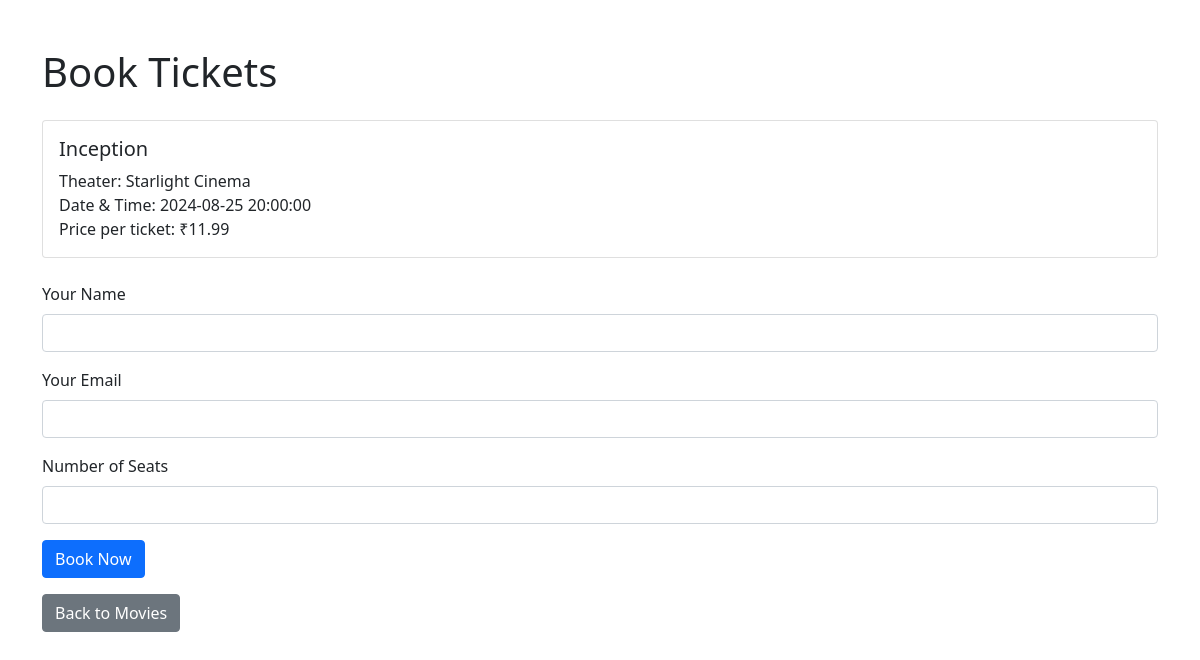
Page /booking.php?showtime_id=2 on the committed database.
### tables this page shows
CREATE TABLE IF NOT EXISTS showtimes (
    id INT NOT NULL PRIMARY KEY AUTO_INCREMENT,
    movie_id INT NOT NULL,
    theater_id INT NOT NULL,
    start_time DATETIME NOT NULL,
    price DECIMAL(10, 2) NOT NULL,
    FOREIGN KEY (movie_id) REFERENCES movies(id) ON DELETE CASCADE,
    FOREIGN KEY (theater_id) REFERENCES theaters(id)
);

CREATE TABLE IF NOT EXISTS movies (
    id INT NOT NULL PRIMARY KEY AUTO_INCREMENT,
    title VARCHAR(255) NOT NULL,
    description TEXT,
    duration INT NOT NULL,
    image_url VARCHAR(255)
);

CREATE TABLE IF NOT EXISTS theaters (
    id INT NOT NULL PRIMARY KEY AUTO_INCREMENT,
    name VARCHAR(255) NOT NULL,
    location VARCHAR(255) NOT NULL
);

### config.php (called while the page is built, shortened)
<?php
function getGetData($key, $default = '') {
    return isset($_GET[$key]) ? htmlspecialchars(trim($_GET[$key])) : $default;
}

### booking.php (the view, shortened to what this page needs)
<?php
require_once 'config.php';
$showtime_id = getGetData('showtime_id');
$sql = "SELECT m.title, s.start_time, s.price, t.name AS theater_name
        FROM showtimes s
        JOIN movies m ON s.movie_id = m.id
        JOIN theaters t ON s.theater_id = t.id
        WHERE s.id = ?";
$stmt = mysqli_prepare($link, $sql);
mysqli_stmt_bind_param($stmt, "i", $showtime_id);
mysqli_stmt_execute($stmt);
$result = mysqli_stmt_get_result($stmt);
$showtime = mysqli_fetch_assoc($result);
?>
<!DOCTYPE html>
<html lang="en">
<head>
    <link href="https://cdn.jsdelivr.net/npm/bootstrap@5.1.3/dist/css/bootstrap.min.css" rel="stylesheet">
</head>
<body>
    <div class="container mt-5">
        <h1 class="mb-4">Book Tickets</h1>
        <div class="card mb-4">
            <div class="card-body">
                <h5 class="card-title"><?php echo htmlspecialchars($showtime['title']); ?></h5>
                <p class="card-text">
                    Theater: <?php echo htmlspecialchars($showtime['theater_name']); ?><br>
                    Date & Time: <?php echo htmlspecialchars($showtime['start_time']); ?><br>
                    Price per ticket: ₹<?php echo htmlspecialchars($showtime['price']); ?>
                </p>
            </div>
        </div>
        <form action="<?php echo htmlspecialchars($_SERVER["PHP_SELF"]) . "?showtime_id=" . $showtime_id; ?>" method="post">
            <div class="mb-3">
                <label for="customer_name" class="form-label">Your Name</label>
                <input type="text" class="form-control" id="customer_name" name="customer_name" required>
            </div>
            <div class="mb-3">
                <label for="customer_email" class="form-label">Your Email</label>
                <input type="email" class="form-control" id="customer_email" name="customer_email" required>
            </div>
            <div class="mb-3">
                <label for="seats" class="form-label">Number of Seats</label>
                <input type="number" class="form-control" id="seats" name="seats" min="1" max="10" required>
            </div>
            <button type="submit" class="btn btn-primary">Book Now</button>
        </form>
        <a href="index.php" class="btn btn-secondary mt-3">Back to Movies</a>
    </div>
</body>
</html>

### rows in the picture
showtimes: movie.title "Inception", theater.name "Starlight Cinema", start_time "2024-08-25 20:00:00", price "11.99"
